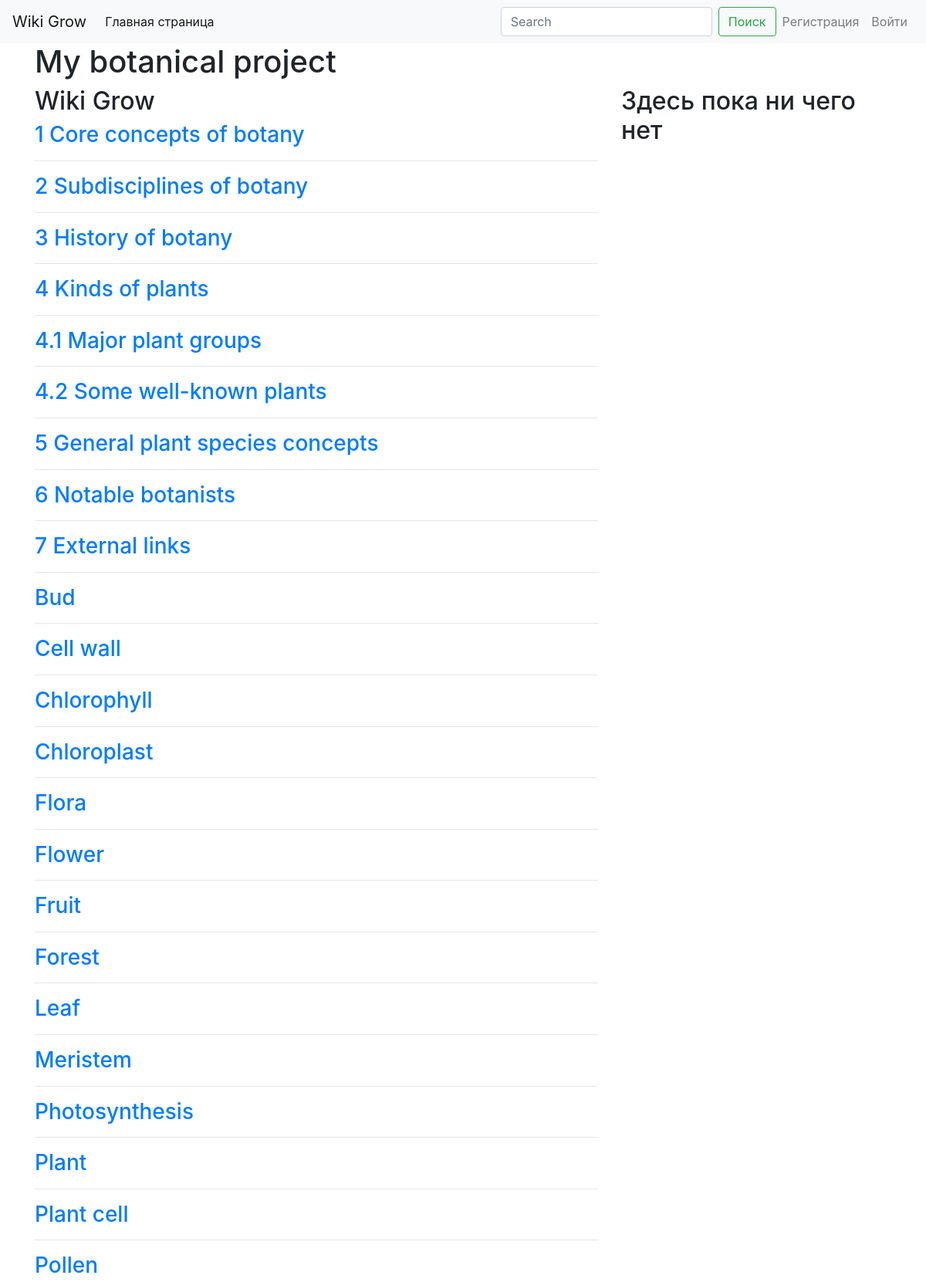
The page / (upper part) on the database its author committed.
### webapp/manuals/models.py (models this page shows, shortened)
class Manuals(db.Model):
    id = db.Column(db.Integer, primary_key=True)
    title = db.Column(db.String, nullable=False)
    url = db.Column(db.String, unique=True, nullable=False)
    text = db.Column(db.Text, nullable=True)

### webapp/manuals/views.py (the view)
@blueprint.route('/')
def index():
    title = "My botanical project"
    manuals_list = Manuals.query.all()
    return render_template('manuals/index.html', page_title=title, manuals_list=manuals_list)

### webapp/templates/manuals/index.html (shortened to what this page needs)
{% extends "base.html" %}
{% block content %}
    <div class="row">
      <div class="col-8">
            <h2>Wiki Grow</h2>
            {% for manuals in manuals_list %}
            <h3><a href="{{ manuals.url }}">{{ manuals.title }}</a></h3>
            <hr />
            {% endfor %}
        </div>
        <div class="col-4">
            <h2>Здесь пока ни чего нет</h2>
        </div>
    </div>
    </div>
{% endblock %}

### webapp/templates/base.html (shortened to what this page needs)
<!doctype html>
<html lang="ru">
  <head>
    <link rel="stylesheet" href="https://cdn.jsdelivr.net/npm/bootstrap@4.3.1/dist/css/bootstrap.min.css">
  </head>
  <body>
    {% include 'menu.html'%}
    <div class="container">
    <h1>{{ page_title }}</h1>
    {% block content %}{% endblock %}
  </body>
</html>

### webapp/templates/menu.html (shortened to what this page needs)
<nav class="navbar navbar-expand-lg navbar-light bg-light">
    <a class="navbar-brand" href="#">Wiki Grow</a>
    <div class="collapse navbar-collapse" id="navbarSupportedContent">
        <ul class="navbar-nav mr-auto">
            <li class="nav-item active">
                <a class="nav-link" href="/">Главная страница <span class="sr-only">(current)</span></a>
            </li>
        </ul>
        <form class="form-inline my-2 my-lg-0">
            <input class="form-control mr-sm-2" type="search" placeholder="Search" aria-label="Search">
            <button class="btn btn-outline-success my-2 my-sm-0" type="submit">Поиск</button>
      </form>
        <ul class="navbar-nav">
            {% if current_user.is_authenticated %}
                <li class="nav-item">
                    <span class="nav-link">Привет, {{ current_user.username }}!</span>
                </li>
                {% if current_user.is_admin %}
                <li class="nav-item">
                    <a class="nav-link" href="{{ url_for('admin.admin_index') }}">Админка</a>
                </li>
                {% endif %}
                <li class="nav-item">
                    <a class="nav-link" href="{{ url_for('user.logout') }}">Выйти</a>
                </li>
            {% else %}
                <li class="nav-item">
                    <a class="nav-link" href="{{ url_for('user.register') }}">Регистрация</a>
                </li>
                <li class="nav-item">
                    <a class="nav-link" href="{{ url_for('user.login') }}">Войти</a>
            {% endif %}
                </li>
        </ul>
    </div>
  </nav>

### rows shown on the page
Manuals: title "1 Core concepts of botany"
Manuals: title "2 Subdisciplines of botany"
Manuals: title "3 History of botany"
Manuals: title "4 Kinds of plants"
Manuals: title "4.1 Major plant groups"
Manuals: title "4.2 Some well-known plants"
Manuals: title "5 General plant species concepts"
Manuals: title "6 Notable botanists"
Manuals: title "7 External links"
Manuals: title "Bud"
Manuals: title "Cell wall"
Manuals: title "Chlorophyll"
Manuals: title "Chloroplast"
Manuals: title "Flora"
Manuals: title "Flower"
Manuals: title "Fruit"
Manuals: title "Forest"
Manuals: title "Leaf"
Manuals: title "Meristem"
Manuals: title "Photosynthesis"
Manuals: title "Plant"
Manuals: title "Plant cell"
Manuals: title "Pollen"

### other values the page prints
{{ page_title }} "My botanical project"
